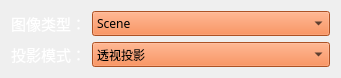
      <widget class="QWidget" name="layoutWidget_4">
       <property name="geometry">
        <rect>
         <x>0</x>
         <y>0</y>
         <width>341</width>
         <height>55</height>
        </rect>
       </property>
       <layout class="QFormLayout" name="formLayout_19">
        <item row="0" column="0">
         <widget class="QLabel" name="label_18">
          <property name="palette">
           <palette>
            <active>
             <colorrole role="WindowText">
              <brush brushstyle="SolidPattern">
               <color alpha="255">
                <red>255</red>
                <green>255</green>
                <blue>255</blue>
               </color>
              </brush>
             </colorrole>
             <colorrole role="Button">
              <brush brushstyle="SolidPattern">
               <color alpha="255">
                <red>0</red>
                <green>111</green>
                <blue>166</blue>
               </color>
              </brush>
             </colorrole>
             <colorrole role="Base">
              <brush brushstyle="SolidPattern">
               <color alpha="255">
                <red>0</red>
                <green>111</green>
                <blue>166</blue>
               </color>
              </brush>
             </colorrole>
             <colorrole role="Window">
              <brush brushstyle="SolidPattern">
               <color alpha="255">
                <red>0</red>
                <green>111</green>
                <blue>166</blue>
               </color>
              </brush>
             </colorrole>
            </active>
            <inactive>
             <colorrole role="WindowText">
              <brush brushstyle="SolidPattern">
               <color alpha="255">
                <red>255</red>
                <green>255</green>
                <blue>255</blue>
               </color>
              </brush>
             </colorrole>
             <colorrole role="Button">
              <brush brushstyle="SolidPattern">
               <color alpha="255">
                <red>0</red>
                <green>111</green>
                <blue>166</blue>
               </color>
              </brush>
             </colorrole>
             <colorrole role="Base">
              <brush brushstyle="SolidPattern">
               <color alpha="255">
                <red>0</red>
                <green>111</green>
                <blue>166</blue>
               </color>
              </brush>
             </colorrole>
             <colorrole role="Window">
              <brush brushstyle="SolidPattern">
               <color alpha="255">
                <red>0</red>
                <green>111</green>
                <blue>166</blue>
               </color>
              </brush>
             </colorrole>
            </inactive>
            <disabled>
             <colorrole role="WindowText">
              <brush brushstyle="SolidPattern">
               <color alpha="255">
                <red>120</red>
                <green>120</green>
                <blue>120</blue>
               </color>
              </brush>
             </colorrole>
             <colorrole role="Button">
              <brush brushstyle="SolidPattern">
               <color alpha="255">
                <red>0</red>
                <green>111</green>
                <blue>166</blue>
               </color>
              </brush>
             </colorrole>
             <colorrole role="Base">
              <brush brushstyle="SolidPattern">
               <color alpha="255">
                <red>0</red>
                <green>111</green>
                <blue>166</blue>
               </color>
              </brush>
             </colorrole>
             <colorrole role="Window">
              <brush brushstyle="SolidPattern">
               <color alpha="255">
                <red>0</red>
                <green>111</green>
                <blue>166</blue>
               </color>
              </brush>
             </colorrole>
            </disabled>
           </palette>
          </property>
          <property name="font">
           <font>
            <family>等线</family>
            <pointsize>11</pointsize>
           </font>
          </property>
          <property name="layoutDirection">
           <enum>Qt::LeftToRight</enum>
          </property>
          <property name="text">
           <string>图像类型：</string>
          </property>
          <property name="alignment">
           <set>Qt::AlignCenter</set>
          </property>
         </widget>
        </item>
        <item row="0" column="1">
         <widget class="QComboBox" name="user_image_type_choose">
          <property name="palette">
           <palette>
            <active>
             <colorrole role="Button">
              <brush brushstyle="SolidPattern">
               <color alpha="255">
                <red>241</red>
                <green>115</green>
                <blue>52</blue>
               </color>
              </brush>
             </colorrole>
             <colorrole role="Text">
              <brush brushstyle="SolidPattern">
               <color alpha="255">
                <red>255</red>
                <green>255</green>
                <blue>255</blue>
               </color>
              </brush>
             </colorrole>
             <colorrole role="Base">
              <brush brushstyle="SolidPattern">
               <color alpha="255">
                <red>241</red>
                <green>115</green>
                <blue>52</blue>
               </color>
              </brush>
             </colorrole>
             <colorrole role="Window">
              <brush brushstyle="SolidPattern">
               <color alpha="255">
                <red>241</red>
                <green>115</green>
                <blue>52</blue>
               </color>
              </brush>
             </colorrole>
             <colorrole role="PlaceholderText">
              <brush brushstyle="SolidPattern">
               <color alpha="128">
                <red>255</red>
                <green>255</green>
                <blue>255</blue>
               </color>
              </brush>
             </colorrole>
            </active>
            <inactive>
             <colorrole role="Button">
              <brush brushstyle="SolidPattern">
               <color alpha="255">
                <red>241</red>
                <green>115</green>
                <blue>52</blue>
               </color>
              </brush>
             </colorrole>
             <colorrole role="Text">
              <brush brushstyle="SolidPattern">
               <color alpha="255">
                <red>255</red>
                <green>255</green>
                <blue>255</blue>
               </color>
              </brush>
             </colorrole>
             <colorrole role="Base">
              <brush brushstyle="SolidPattern">
               <color alpha="255">
                <red>241</red>
                <green>115</green>
                <blue>52</blue>
               </color>
              </brush>
             </colorrole>
             <colorrole role="Window">
              <brush brushstyle="SolidPattern">
               <color alpha="255">
                <red>241</red>
                <green>115</green>
                <blue>52</blue>
               </color>
              </brush>
             </colorrole>
             <colorrole role="PlaceholderText">
              <brush brushstyle="SolidPattern">
               <color alpha="128">
                <red>255</red>
                <green>255</green>
                <blue>255</blue>
               </color>
              </brush>
             </colorrole>
            </inactive>
            <disabled>
             <colorrole role="Button">
              <brush brushstyle="SolidPattern">
               <color alpha="255">
                <red>241</red>
                <green>115</green>
                <blue>52</blue>
               </color>
              </brush>
             </colorrole>
             <colorrole role="Text">
              <brush brushstyle="SolidPattern">
               <color alpha="255">
                <red>120</red>
                <green>120</green>
                <blue>120</blue>
               </color>
              </brush>
             </colorrole>
             <colorrole role="Base">
              <brush brushstyle="SolidPattern">
               <color alpha="255">
                <red>241</red>
                <green>115</green>
                <blue>52</blue>
               </color>
              </brush>
             </colorrole>
             <colorrole role="Window">
              <brush brushstyle="SolidPattern">
               <color alpha="255">
                <red>241</red>
                <green>115</green>
                <blue>52</blue>
               </color>
              </brush>
             </colorrole>
             <colorrole role="PlaceholderText">
              <brush brushstyle="SolidPattern">
               <color alpha="128">
                <red>0</red>
                <green>0</green>
                <blue>0</blue>
               </color>
              </brush>
             </colorrole>
            </disabled>
           </palette>
          </property>
          <property name="font">
           <font>
            <family>Adobe 繁黑體 Std B</family>
           </font>
          </property>
          <property name="layoutDirection">
           <enum>Qt::LeftToRight</enum>
          </property>
          <property name="styleSheet">
           <string notr="true">background-color: rgb(241, 115, 52);</string>
          </property>
          <item>
           <property name="text">
            <string>Scene</string>
           </property>
          </item>
          <item>
           <property name="text">
            <string>DepthPlanar</string>
           </property>
          </item>
          <item>
           <property name="text">
            <string>DepthPerspective</string>
           </property>
          </item>
          <item>
           <property name="text">
            <string>DepthVis</string>
           </property>
          </item>
          <item>
           <property name="text">
            <string>DisparityNormalized</string>
           </property>
          </item>
          <item>
           <property name="text">
            <string>Segmentation</string>
           </property>
          </item>
          <item>
           <property name="text">
            <string>SurfaceNormals</string>
           </property>
          </item>
          <item>
           <property name="text">
            <string>Infrared</string>
           </property>
          </item>
          <item>
           <property name="text">
            <string>OpticalFlow</string>
           </property>
          </item>
          <item>
           <property name="text">
            <string>OpticalFlowVis</string>
           </property>
          </item>
         </widget>
        </item>
        <item row="1" column="0">
         <widget class="QLabel" name="label_19">
          <property name="palette">
           <palette>
            <active>
             <colorrole role="WindowText">
              <brush brushstyle="SolidPattern">
               <color alpha="255">
                <red>255</red>
                <green>255</green>
                <blue>255</blue>
               </color>
              </brush>
             </colorrole>
             <colorrole role="Button">
              <brush brushstyle="SolidPattern">
               <color alpha="255">
                <red>0</red>
                <green>111</green>
                <blue>166</blue>
               </color>
              </brush>
             </colorrole>
             <colorrole role="Base">
              <brush brushstyle="SolidPattern">
               <color alpha="255">
                <red>0</red>
                <green>111</green>
                <blue>166</blue>
               </color>
              </brush>
             </colorrole>
             <colorrole role="Window">
              <brush brushstyle="SolidPattern">
               <color alpha="255">
                <red>0</red>
                <green>111</green>
                <blue>166</blue>
               </color>
              </brush>
             </colorrole>
            </active>
            <inactive>
             <colorrole role="WindowText">
              <brush brushstyle="SolidPattern">
               <color alpha="255">
                <red>255</red>
                <green>255</green>
                <blue>255</blue>
               </color>
              </brush>
             </colorrole>
             <colorrole role="Button">
              <brush brushstyle="SolidPattern">
               <color alpha="255">
                <red>0</red>
                <green>111</green>
                <blue>166</blue>
               </color>
              </brush>
             </colorrole>
             <colorrole role="Base">
              <brush brushstyle="SolidPattern">
               <color alpha="255">
                <red>0</red>
                <green>111</green>
                <blue>166</blue>
               </color>
              </brush>
             </colorrole>
             <colorrole role="Window">
              <brush brushstyle="SolidPattern">
               <color alpha="255">
                <red>0</red>
                <green>111</green>
                <blue>166</blue>
               </color>
              </brush>
             </colorrole>
            </inactive>
            <disabled>
             <colorrole role="WindowText">
              <brush brushstyle="SolidPattern">
               <color alpha="255">
                <red>120</red>
                <green>120</green>
                <blue>120</blue>
               </color>
              </brush>
             </colorrole>
             <colorrole role="Button">
              <brush brushstyle="SolidPattern">
               <color alpha="255">
                <red>0</red>
                <green>111</green>
                <blue>166</blue>
               </color>
              </brush>
             </colorrole>
             <colorrole role="Base">
              <brush brushstyle="SolidPattern">
               <color alpha="255">
                <red>0</red>
                <green>111</green>
                <blue>166</blue>
               </color>
              </brush>
             </colorrole>
             <colorrole role="Window">
              <brush brushstyle="SolidPattern">
               <color alpha="255">
                <red>0</red>
                <green>111</green>
                <blue>166</blue>
               </color>
              </brush>
             </colorrole>
            </disabled>
           </palette>
          </property>
          <property name="font">
           <font>
            <family>等线</family>
            <pointsize>11</pointsize>
           </font>
          </property>
          <property name="layoutDirection">
           <enum>Qt::LeftToRight</enum>
          </property>
          <property name="text">
           <string>投影模式：</string>
          </property>
          <property name="alignment">
           <set>Qt::AlignCenter</set>
          </property>
         </widget>
        </item>
        <item row="1" column="1">
         <widget class="QComboBox" name="user_project_mode_choose">
          <property name="palette">
           <palette>
            <active>
             <colorrole role="Button">
              <brush brushstyle="SolidPattern">
               <color alpha="255">
                <red>241</red>
                <green>115</green>
                <blue>52</blue>
               </color>
              </brush>
             </colorrole>
             <colorrole role="Text">
              <brush brushstyle="SolidPattern">
               <color alpha="255">
                <red>255</red>
                <green>255</green>
                <blue>255</blue>
               </color>
              </brush>
             </colorrole>
             <colorrole role="Base">
              <brush brushstyle="SolidPattern">
               <color alpha="255">
                <red>241</red>
                <green>115</green>
                <blue>52</blue>
               </color>
              </brush>
             </colorrole>
             <colorrole role="Window">
              <brush brushstyle="SolidPattern">
               <color alpha="255">
                <red>241</red>
                <green>115</green>
                <blue>52</blue>
               </color>
              </brush>
             </colorrole>
             <colorrole role="PlaceholderText">
              <brush brushstyle="SolidPattern">
               <color alpha="128">
                <red>255</red>
                <green>255</green>
                <blue>255</blue>
               </color>
              </brush>
             </colorrole>
            </active>
            <inactive>
             <colorrole role="Button">
              <brush brushstyle="SolidPattern">
               <color alpha="255">
                <red>241</red>
                <green>115</green>
                <blue>52</blue>
               </color>
              </brush>
             </colorrole>
             <colorrole role="Text">
              <brush brushstyle="SolidPattern">
               <color alpha="255">
                <red>255</red>
                <green>255</green>
                <blue>255</blue>
               </color>
              </brush>
             </colorrole>
             <colorrole role="Base">
              <brush brushstyle="SolidPattern">
               <color alpha="255">
                <red>241</red>
                <green>115</green>
                <blue>52</blue>
               </color>
              </brush>
             </colorrole>
             <colorrole role="Window">
              <brush brushstyle="SolidPattern">
               <color alpha="255">
                <red>241</red>
                <green>115</green>
                <blue>52</blue>
               </color>
              </brush>
             </colorrole>
             <colorrole role="PlaceholderText">
              <brush brushstyle="SolidPattern">
               <color alpha="128">
                <red>255</red>
                <green>255</green>
                <blue>255</blue>
               </color>
              </brush>
             </colorrole>
            </inactive>
            <disabled>
             <colorrole role="Button">
              <brush brushstyle="SolidPattern">
               <color alpha="255">
                <red>241</red>
                <green>115</green>
                <blue>52</blue>
               </color>
              </brush>
             </colorrole>
             <colorrole role="Text">
              <brush brushstyle="SolidPattern">
               <color alpha="255">
                <red>120</red>
                <green>120</green>
                <blue>120</blue>
               </color>
              </brush>
             </colorrole>
             <colorrole role="Base">
              <brush brushstyle="SolidPattern">
               <color alpha="255">
                <red>241</red>
                <green>115</green>
                <blue>52</blue>
               </color>
              </brush>
             </colorrole>
             <colorrole role="Window">
              <brush brushstyle="SolidPattern">
               <color alpha="255">
                <red>241</red>
                <green>115</green>
                <blue>52</blue>
               </color>
              </brush>
             </colorrole>
             <colorrole role="PlaceholderText">
              <brush brushstyle="SolidPattern">
               <color alpha="128">
                <red>0</red>
                <green>0</green>
                <blue>0</blue>
               </color>
              </brush>
             </colorrole>
            </disabled>
           </palette>
          </property>
          <property name="font">
           <font>
            <family>Adobe 繁黑體 Std B</family>
           </font>
          </property>
          <property name="layoutDirection">
           <enum>Qt::LeftToRight</enum>
          </property>
          <property name="styleSheet">
           <string notr="true">background-color: rgb(241, 115, 52);</string>
          </property>
          <item>
           <property name="text">
            <string>透视投影</string>
           </property>
          </item>
          <item>
           <property name="text">
            <string>正射投影</string>
           </property>
          </item>
         </widget>
        </item>
       </layout>
      </widget>
